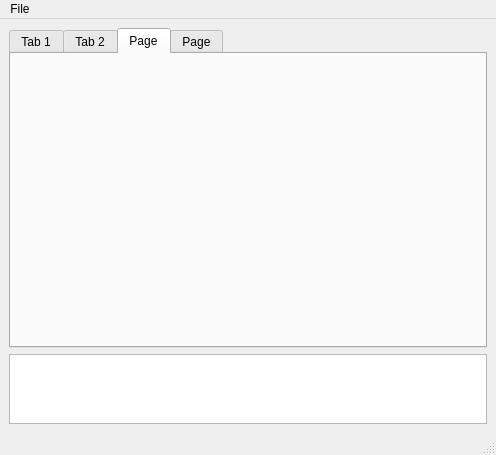
<?xml version="1.0" encoding="UTF-8"?>
<ui version="4.0">
 <class>MainWindow</class>
 <widget class="QMainWindow" name="MainWindow">
  <property name="geometry">
   <rect>
    <x>0</x>
    <y>0</y>
    <width>496</width>
    <height>395</height>
   </rect>
  </property>
  <property name="windowTitle">
   <string>MainWindow</string>
  </property>
  <widget class="QWidget" name="centralwidget">
   <property name="font">
    <font>
     <weight>50</weight>
     <bold>false</bold>
    </font>
   </property>
   <layout class="QGridLayout" name="gridLayout_2">
    <item row="0" column="0">
     <widget class="QTabWidget" name="tabWidget">
      <property name="currentIndex">
       <number>2</number>
      </property>
      <widget class="QWidget" name="tab">
       <attribute name="title">
        <string>Tab 1</string>
       </attribute>
       <layout class="QHBoxLayout" name="horizontalLayout">
        <item>
         <layout class="QVBoxLayout" name="verticalLayout_3">
          <item>
           <widget class="QGroupBox" name="groupBox_2">
            <property name="maximumSize">
             <size>
              <width>300</width>
              <height>1000</height>
             </size>
            </property>
            <property name="title">
             <string>Ideal ORM</string>
            </property>
            <layout class="QVBoxLayout" name="verticalLayout">
             <item>
              <widget class="QPushButton" name="pushButton">
               <property name="maximumSize">
                <size>
                 <width>300</width>
                 <height>16777215</height>
                </size>
               </property>
               <property name="text">
                <string> Calculate matrix </string>
               </property>
              </widget>
             </item>
             <item>
              <widget class="QPushButton" name="pushButton_2">
               <property name="maximumSize">
                <size>
                 <width>300</width>
                 <height>16777215</height>
                </size>
               </property>
               <property name="text">
                <string>PushButton</string>
               </property>
              </widget>
             </item>
             <item>
              <widget class="QPushButton" name="pushButton_3">
               <property name="maximumSize">
                <size>
                 <width>300</width>
                 <height>16777215</height>
                </size>
               </property>
               <property name="text">
                <string>PushButton</string>
               </property>
              </widget>
             </item>
            </layout>
           </widget>
          </item>
          <item>
           <widget class="QGroupBox" name="groupBox">
            <property name="maximumSize">
             <size>
              <width>300</width>
              <height>1000</height>
             </size>
            </property>
            <property name="title">
             <string>Real ORM</string>
            </property>
            <layout class="QVBoxLayout" name="verticalLayout_2">
             <item>
              <widget class="QPushButton" name="pushButton_4">
               <property name="maximumSize">
                <size>
                 <width>300</width>
                 <height>16777215</height>
                </size>
               </property>
               <property name="text">
                <string>Calculate matrix</string>
               </property>
              </widget>
             </item>
             <item>
              <widget class="QComboBox" name="comboBox_4">
               <property name="maximumSize">
                <size>
                 <width>300</width>
                 <height>16777215</height>
                </size>
               </property>
              </widget>
             </item>
             <item>
              <widget class="QPushButton" name="pushButton_5">
               <property name="maximumSize">
                <size>
                 <width>300</width>
                 <height>16777215</height>
                </size>
               </property>
               <property name="text">
                <string>PushButton</string>
               </property>
              </widget>
             </item>
             <item>
              <widget class="QPushButton" name="pushButton_6">
               <property name="maximumSize">
                <size>
                 <width>300</width>
                 <height>16777215</height>
                </size>
               </property>
               <property name="text">
                <string>PushButton</string>
               </property>
              </widget>
             </item>
            </layout>
           </widget>
          </item>
         </layout>
        </item>
        <item>
         <layout class="QGridLayout" name="gridLayout_3">
          <item row="1" column="2">
           <widget class="QComboBox" name="comboBox_2"/>
          </item>
          <item row="1" column="0">
           <widget class="QComboBox" name="comboBox"/>
          </item>
          <item row="0" column="0">
           <widget class="QGraphicsView" name="graphicsView"/>
          </item>
          <item row="0" column="2">
           <widget class="QGraphicsView" name="graphicsView_2"/>
          </item>
         </layout>
        </item>
       </layout>
      </widget>
      <widget class="QWidget" name="tab_2">
       <attribute name="title">
        <string>Tab 2</string>
       </attribute>
       <layout class="QHBoxLayout" name="horizontalLayout_2">
        <item>
         <widget class="QGroupBox" name="groupBox_3">
          <property name="title">
           <string>GroupBox</string>
          </property>
         </widget>
        </item>
        <item>
         <widget class="QComboBox" name="comboBox_3"/>
        </item>
        <item>
         <widget class="QGraphicsView" name="graphicsView_3"/>
        </item>
       </layout>
      </widget>
      <widget class="QWidget" name="tab_3">
       <attribute name="title">
        <string>Page</string>
       </attribute>
       <layout class="QGridLayout" name="gridLayout"/>
      </widget>
      <widget class="QWidget" name="tab_4">
       <attribute name="title">
        <string>Page</string>
       </attribute>
      </widget>
     </widget>
    </item>
    <item row="2" column="0">
     <widget class="QTextBrowser" name="textBrowser">
      <property name="maximumSize">
       <size>
        <width>16777215</width>
        <height>100</height>
       </size>
      </property>
     </widget>
    </item>
   </layout>
  </widget>
  <widget class="QMenuBar" name="menubar">
   <property name="geometry">
    <rect>
     <x>0</x>
     <y>0</y>
     <width>496</width>
     <height>18</height>
    </rect>
   </property>
   <widget class="QMenu" name="menuFile">
    <property name="title">
     <string>File</string>
    </property>
    <addaction name="actionOpen"/>
    <addaction name="actionOpen_2"/>
   </widget>
   <addaction name="menuFile"/>
  </widget>
  <widget class="QStatusBar" name="statusbar"/>
  <action name="actionOpen">
   <property name="text">
    <string>Load Ideal Structure</string>
   </property>
  </action>
  <action name="actionOpen_2">
   <property name="text">
    <string>Load Real Structure</string>
   </property>
  </action>
 </widget>
 <resources/>
 <connections/>
</ui>
